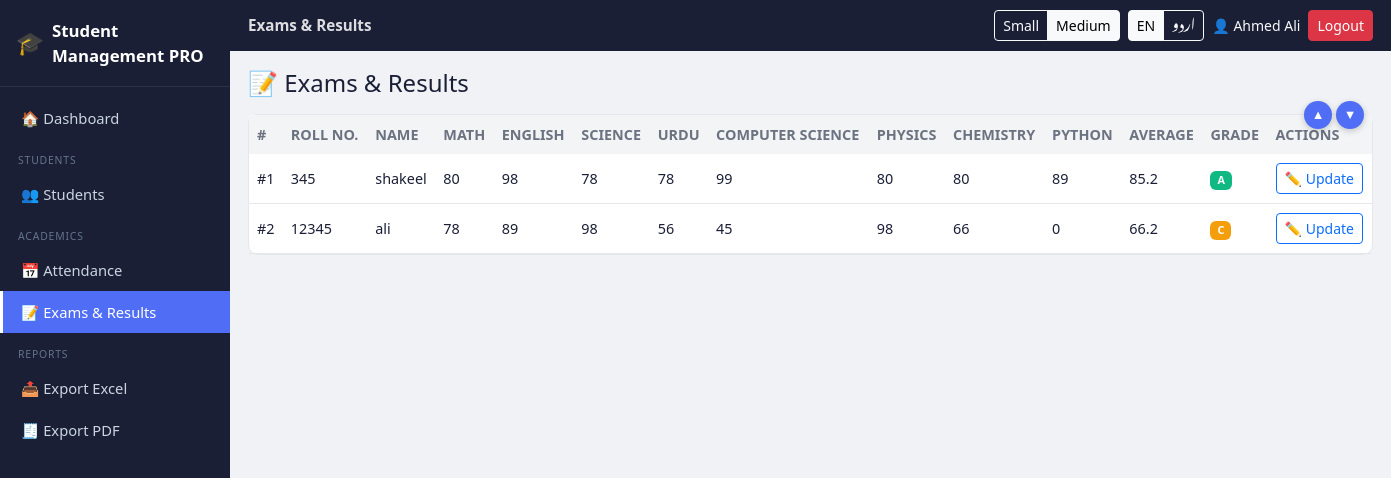
Page /exams (signed in) on the committed database.
### tables this page shows
CREATE TABLE users(
        id INTEGER PRIMARY KEY AUTOINCREMENT,
        username TEXT UNIQUE NOT NULL,
        password_hash TEXT NOT NULL,
        full_name TEXT,
        role TEXT NOT NULL,
        density TEXT DEFAULT 'medium',
        created_at TEXT
    );

CREATE TABLE subjects(
        id INTEGER PRIMARY KEY AUTOINCREMENT,
        name TEXT UNIQUE NOT NULL,
        position INTEGER DEFAULT 0
    );

CREATE TABLE students(
        id INTEGER PRIMARY KEY AUTOINCREMENT,
        roll_no TEXT UNIQUE NOT NULL,
        name TEXT NOT NULL,
        father TEXT,
        email TEXT,
        class_name TEXT,
        age INTEGER,
        attendance REAL DEFAULT 100,
        student_user_id INTEGER,
        parent_user_id INTEGER,
        admission_fee REAL DEFAULT 5000,
        monthly_fee REAL DEFAULT 2000,
        fee_paid REAL DEFAULT 0,
        fee_pending REAL DEFAULT 7000,
        fee_status TEXT DEFAULT 'unpaid'
    );

### app.py (the view, shortened to what this page needs)
@app.route("/exams", methods=["GET", "POST"])
@login_required(roles=["admin", "teacher"])
def exams_page():
    db = get_db()
    subjects = get_subjects()
    students = db.execute("SELECT * FROM students ORDER BY name").fetchall()
    rows = []
    for st in students:
        marks = {m["subject_id"]: m["marks"] for m in get_student_marks(st["id"])}
        am = avg_for_student(st["id"])
        rows.append({"student": st, "marks": marks, "avg": am, "grade": grade_for(am)})
    rows.sort(key=lambda r: r["avg"], reverse=True)
    return render_template("exams.html", subjects=subjects, rows=rows)

### app.py (called while the page is built)
def get_db():
    if "db" not in g:
        g.db = sqlite3.connect(DB_PATH)
        g.db.row_factory = sqlite3.Row
        g.db.execute("PRAGMA foreign_keys = ON")
    return g.db

def current_user():
    uid = session.get("user_id")
    if not uid:
        return None
    db = get_db()
    return db.execute("SELECT * FROM users WHERE id=?", (uid,)).fetchone()

def login_required(roles=None):
    def deco(fn):
        @wraps(fn)
        def wrapper(*a, **kw):
            user = current_user()
            if not user:
                return redirect(url_for("login"))
            if roles and user["role"] not in roles:
                abort(403)
            return fn(*a, **kw)
        return wrapper
    return deco

def grade_for(m):
    if m >= 90: return "A+"
    if m >= 80: return "A"
    if m >= 70: return "B"
    if m >= 60: return "C"
    if m >= 50: return "D"
    return "F"

def get_subjects():
    db = get_db()
    return db.execute("SELECT * FROM subjects ORDER BY position, id").fetchall()

def get_student_marks(student_id):
    db = get_db()
    rows = db.execute("""
        SELECT s.id as subject_id, s.name, COALESCE(m.marks,0) as marks
        FROM subjects s LEFT JOIN marks m
          ON m.subject_id = s.id AND m.student_id = ?
        ORDER BY s.position, s.id
    """, (student_id,)).fetchall()
    return rows

def avg_for_student(student_id):
    rows = get_student_marks(student_id)
    vals = [r["marks"] for r in rows]
    return round(sum(vals) / len(vals), 1) if vals else 0.0

@app.context_processor
def inject_globals():
    lang = session.get("lang", "en")
    return dict(
        t=get_translator(lang),
        lang=lang,
        current_user=current_user(),
        density=(current_user()["density"] if current_user() else session.get("density", "medium")),
    )

### translations.py (called while the page is built)
def get_translator(lang):
    table = TRANSLATIONS.get(lang, TRANSLATIONS["en"])
    def t(key):
        return table.get(key, TRANSLATIONS["en"].get(key, key))
    return t

### templates/exams.html (shortened to what this page needs)
{% extends "base.html" %}
{% block title %}{{ t('exams_results') }}{% endblock %}
{% block content %}
<h4 class="mb-3">📝 {{ t('exams_results') }}</h4>
<div class="scroll-panel mb-3">
  <div class="scroll-arrows">
    <button class="scroll-arrow-btn" onclick="scrollPanel('examsTable','up')" title="{{ t('scroll_up') }}">▲</button>
    <button class="scroll-arrow-btn" onclick="scrollPanel('examsTable','down')" title="{{ t('scroll_down') }}">▼</button>
  </div>
  <div class="scroll-body" id="examsTable">
    <table class="pro-table">
      <thead><tr>
        <th>#</th><th>{{ t('roll_no') }}</th><th>{{ t('name') }}</th>
        {% for s in subjects %}<th>{{ s['name'] }}</th>{% endfor %}
        <th>{{ t('avg') }}</th><th>{{ t('grade') }}</th><th>{{ t('actions') }}</th>
      </tr></thead>
      <tbody>
      {% for r in rows %}
        <tr>
          <td>#{{ loop.index }}</td>
          <td>{{ r.student['roll_no'] }}</td>
          <td>{{ r.student['name'] }}</td>
          {% for s in subjects %}<td>{{ '%.0f'|format(r.marks.get(s['id'], 0)) }}</td>{% endfor %}
          <td>{{ r.avg }}</td>
          <td><span class="badge badge-grade-{{ r.grade.replace('+','p') }}">{{ r.grade }}</span></td>
          <td>
            <button class="btn btn-sm btn-outline-primary" type="button"
                    data-bs-toggle="modal" data-bs-target="#markModal{{ r.student['id'] }}">✏️ {{ t('update') }}</button>
          </td>
        </tr>
      {% else %}
        <tr><td colspan="{{ subjects|length + 6 }}" class="text-center text-muted py-4">{{ t('no_data') }}</td></tr>
      {% endfor %}
      </tbody>
    </table>
  </div>
</div>
{% endblock %}

### templates/base.html (shortened to what this page needs)
<!DOCTYPE html>
<html lang="{{ lang }}" dir="{{ 'rtl' if lang == 'ur' else 'ltr' }}">
<head>
<link href="https://cdnjs.cloudflare.com/ajax/libs/bootstrap/5.3.3/css/bootstrap.min.css" rel="stylesheet">
<link href="{{ url_for('static', filename='css/style.css') }}" rel="stylesheet">
</head>
<body class="density-{{ density }} {{ 'rtl-mode' if lang == 'ur' else '' }}">
{% if current_user %}
<div class="d-flex app-shell">
  <nav class="sidebar d-none d-lg-flex flex-column">
    <div class="sidebar-brand">
      <span class="brand-icon">🎓</span>
      <span class="brand-text">{{ t('app_name') }}</span>
    </div>
    <div class="sidebar-nav">
      {% include "_nav_links.html" %}
    </div>
  </nav>
  <div class="main-col flex-grow-1">
    <header class="topbar d-flex align-items-center justify-content-between">
      <div class="d-flex align-items-center gap-2">
        <span class="topbar-title">{{ self.title() if self.title is defined else '' }}</span>
      </div>
      <div class="d-flex align-items-center gap-2 flex-wrap">
        <div class="btn-group btn-group-sm" role="group" aria-label="density">
          <a class="btn btn-outline-light {{ 'active' if density=='small' }}" href="{{ url_for('set_density', level='small') }}">{{ t('small') }}</a>
          <a class="btn btn-outline-light {{ 'active' if density=='medium' }}" href="{{ url_for('set_density', level='medium') }}">{{ t('medium') }}</a>
        </div>
        <div class="btn-group btn-group-sm" role="group" aria-label="lang">
          <a class="btn btn-outline-light {{ 'active' if lang=='en' }}" href="{{ url_for('set_lang', code='en') }}">EN</a>
          <a class="btn btn-outline-light {{ 'active' if lang=='ur' }}" href="{{ url_for('set_lang', code='ur') }}">اردو</a>
        </div>
        <span class="text-light small d-none d-sm-inline">👤 {{ current_user['full_name'] or current_user['username'] }}</span>
        <a class="btn btn-sm btn-danger" href="{{ url_for('logout') }}">{{ t('logout') }}</a>
      </div>
    </header>
    <main class="content-area">
      {% block content %}{% endblock %}
    </main>
  </div>
</div>
{% else %}
  {% block guest_content %}{% endblock %}
{% endif %}
</body>
</html>

### static/css/style.css (style rules this page uses)
:root { --sidebar-w: 230px; --navy: #1A1F36; --navy2: #252D4A; --accent: #4F6EF5; --bg: #F0F2F5; --card: #FFFFFF; --border: #E5E7EB; --text: #1A1F36; --text2: #6B7280; }
* { box-sizing: border-box; }
body { margin:0; background: var(--bg); color: var(--text); font-family: "Segoe UI", "Noto Nastaliq Urdu", system-ui, sans-serif; }
.app-shell { min-height: 100vh; }
.sidebar { width: var(--sidebar-w); min-width: var(--sidebar-w); background: var(--navy); color: #fff; height: 100vh; position: sticky; top: 0; }
.sidebar-brand { padding: 18px 16px; font-weight: 700; font-size: 1.05rem; border-bottom: 1px solid rgba(255,255,255,.08); display:flex; align-items:center; gap:8px; }
.brand-icon { font-size:1.4rem; }
.sidebar-nav { flex: 1 1 auto; overflow-y: auto; max-height: calc(100vh - 64px); padding: 10px 0 24px; scrollbar-width: thin; scrollbar-color: #475569 var(--navy); }
.topbar { background: var(--navy); color:#fff; padding: 10px 18px; position: sticky; top:0; z-index: 20; }
.topbar-title { font-weight:600; font-size: .95rem; opacity:.85; }
.main-col { min-height: 100vh; display:flex; flex-direction:column; }
.content-area { padding: 18px; flex:1 1 auto; }
.scroll-panel { position: relative; border: 1px solid var(--border); border-radius: 10px; background: var(--card); }
.scroll-panel .scroll-body { max-height: 480px; overflow-y: auto; overflow-x: auto; }
.scroll-arrows { position:absolute; right: 8px; top: -14px; display:flex; gap:4px; z-index:5; }
.scroll-arrow-btn { background: var(--accent); color:#fff; border:none; width:28px; height:28px; border-radius:50%; font-size:.8rem; line-height:1; cursor:pointer; box-shadow: 0 2px 6px rgba(0,0,0,.2); }
table.pro-table { width:100%; border-collapse: collapse; }
table.pro-table thead th { background: #F3F4F6; position: sticky; top:0; z-index:2; font-size:.78rem; text-transform:uppercase; color:var(--text2); padding:10px 8px; white-space:nowrap; }
table.pro-table td { padding:9px 8px; border-bottom:1px solid var(--border); font-size:.9rem; white-space:nowrap; }
body.density-medium table.pro-table td, body.density-medium table.pro-table th { padding:9px 8px; font-size:.9rem; }
.badge-grade-A, .badge-grade-Ap { background:#10B981; }
.badge-grade-C { background:#F59E0B; }

### rows in the picture
users: density "Medium", full_name "Ahmed Ali"
subjects: name "MATH", marks "80", marks "78"
subjects: name "ENGLISH", marks "98", marks "89"
subjects: name "SCIENCE", marks "78", marks "98"
subjects: name "URDU", marks "78", marks "56"
subjects: name "COMPUTER SCIENCE", marks "99", marks "45"
subjects: name "PHYSICS", marks "80", marks "98"
subjects: name "CHEMISTRY", marks "80", marks "66"
subjects: name "PYTHON", marks "89", marks "0"
students: student.roll_no "345", student.name "shakeel"
students: student.roll_no "12345", student.name "ali"

### other values in the picture
{{ t('app_name') }} "Student Management PRO"
{{ t('dashboard') }} "Dashboard"
{{ t('students') }} "STUDENTS"
{{ t('students') }} "Students"
{{ t('attendance') }} "Attendance"
{{ t('exams_results') }} "Exams & Results"
{{ t('export_excel') }} "Export Excel"
{{ t('export_pdf') }} "Export PDF"
{{ t('small') }} "Small"
{{ t('logout') }} "Logout"
{{ t('roll_no') }} "ROLL NO."
{{ t('name') }} "NAME"
{{ t('avg') }} "AVERAGE"
{{ t('grade') }} "GRADE"
{{ t('actions') }} "ACTIONS"
